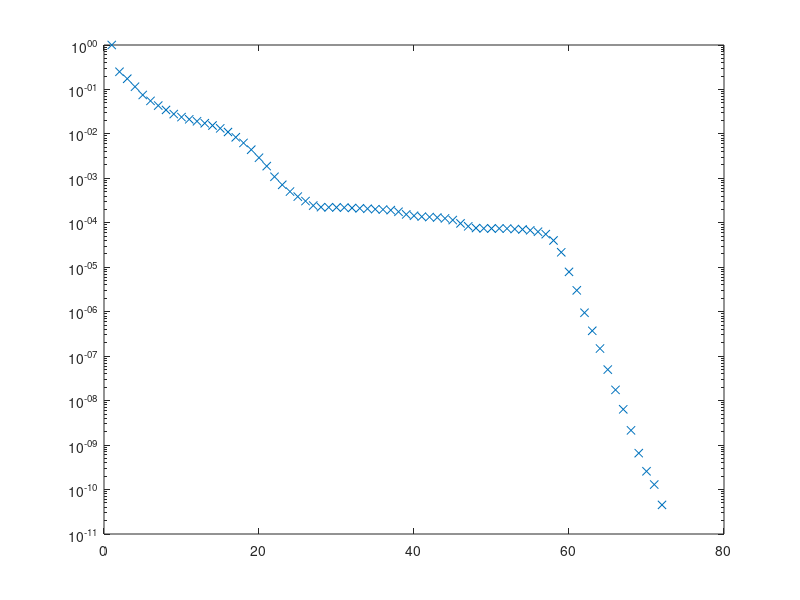

This figure's MATLAB source: (Note: this script raises an error after producing the figure.)
%% Fichier de test pour valider les différents solveur

clear all;
close all;
load mat1.mat;

tol = 1e-10;
n = size(A, 1);
maxit = n;
x0 = zeros(n,1);
m = 30;

[M1,M2] = ilu(A);

normRHS = norm(M2\(M1\b));

%% %%%%%%%%%%%%%%%%%%%%%%%%%%%%%%%%%%%%%%%%%%%%%%%%%%%%%%%%%%%%%%%%%%%%%%%%

figure(1)
[x, flag, resrel, iter, resvec] = gmres(A, b, [], tol, maxit, M1, M2, x0);

semilogy(resvec/normRHS, 'x');
hold on;

m = 30;
[x, flag, resrel, iter, resvec] = pGMRES(A, b, 0, tol, maxit, M1, M2, x0);
semilogy(resvec/normRHS, 'o');
title('Validation pGMRES');
legend('gmres Matlab','pGMRES');
%% %%%%%%%%%%%%%%%%%%%%%%%%%%%%%%%%%%%%%%%%%%%%%%%%%%%%%%%%%%%%%%%%%%%%%%%%

figure(2)
[x, flag, resrel, iter, resvec] = gmres(A, b, m, tol, maxit/m, M1, M2, x0);

semilogy(resvec/normRHS, 'x');
hold on;

[x, flag, resrel, iter, resvec] = restartedGMRES(A, b, m, tol, maxit, M1, M2, x0);
semilogy(resvec/normRHS, 'o');
title('Validation restartedGMRES');
legend('gmres Matlab','restartedGMRES');
%% %%%%%%%%%%%%%%%%%%%%%%%%%%%%%%%%%%%%%%%%%%%%%%%%%%%%%%%%%%%%%%%%%%%%%%%%

figure(3)
[x, flag, resrel, iter, resvec] = gmres(A, b, m, tol, maxit, M1, M2, x0);

semilogy(resvec/normRHS, 'x');
hold on;


[x, flag, resrel, iter, resvec] = dqGMRES1(A, b, m, tol, maxit, M1, M2, x0);
semilogy(resvec/normRHS, 'o');
title('Validation dqGMRES1');
legend('gmres Matlab','dqGMRES1');

%% %%%%%%%%%%%%%%%%%%%%%%%%%%%%%%%%%%%%%%%%%%%%%%%%%%%%%%%%%%%%%%%%%%%%%%%%

figure(4)
[x, flag, resrel, iter, resvec] = gmres(A, b, m, tol, maxit, M1, M2, x0);

semilogy(resvec/normRHS, 'x');
hold on;

[x, flag, resrel, iter, resvec] = dqGMRES2(A, b, m, tol, maxit, M1, M2, x0);
semilogy(resvec/normRHS, 'o');
title('Validation dqGMRES2');
legend('gmres Matlab','dqGMRES2');